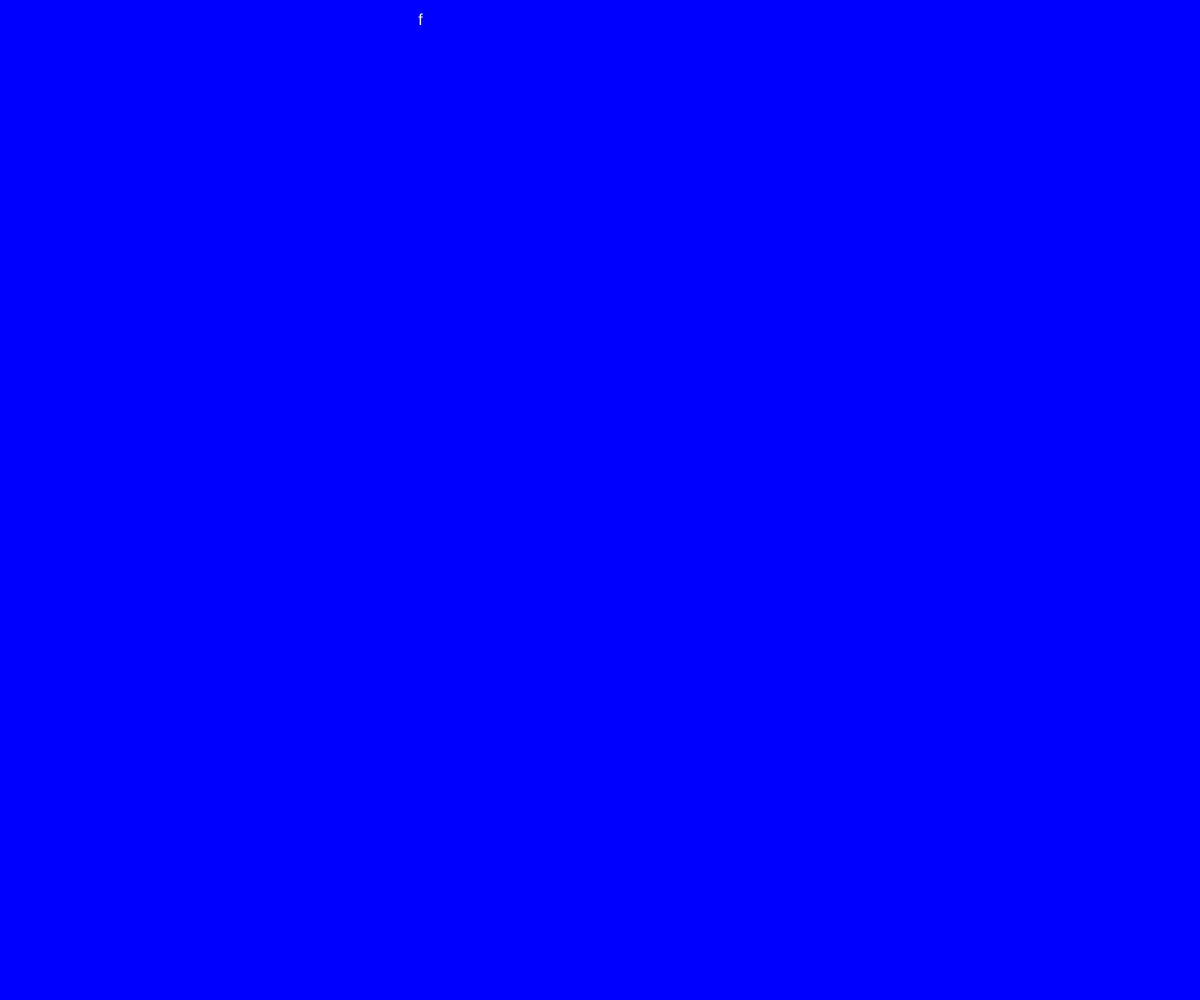
Frame 1 (no input)
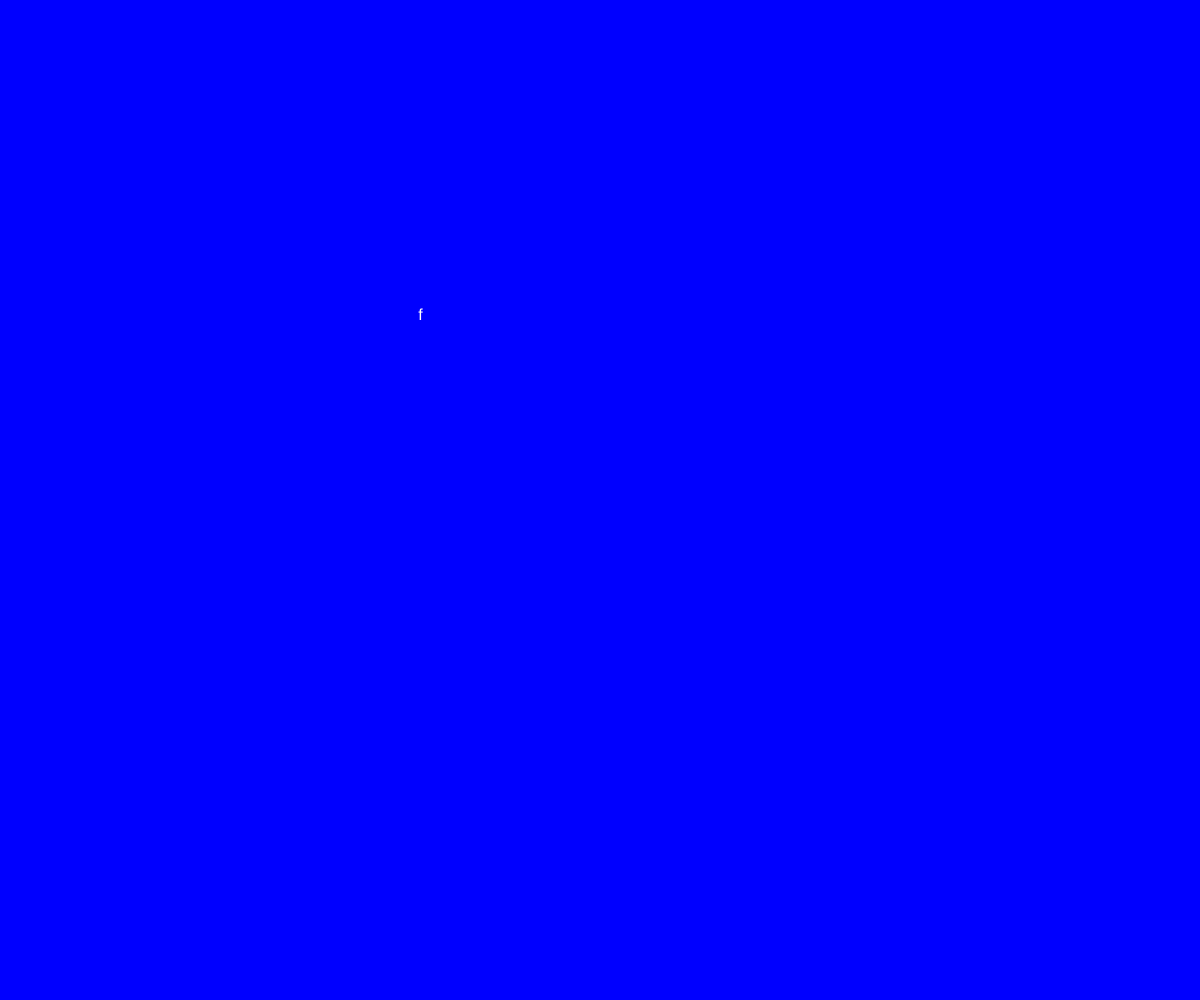
Frame 60 (no input)
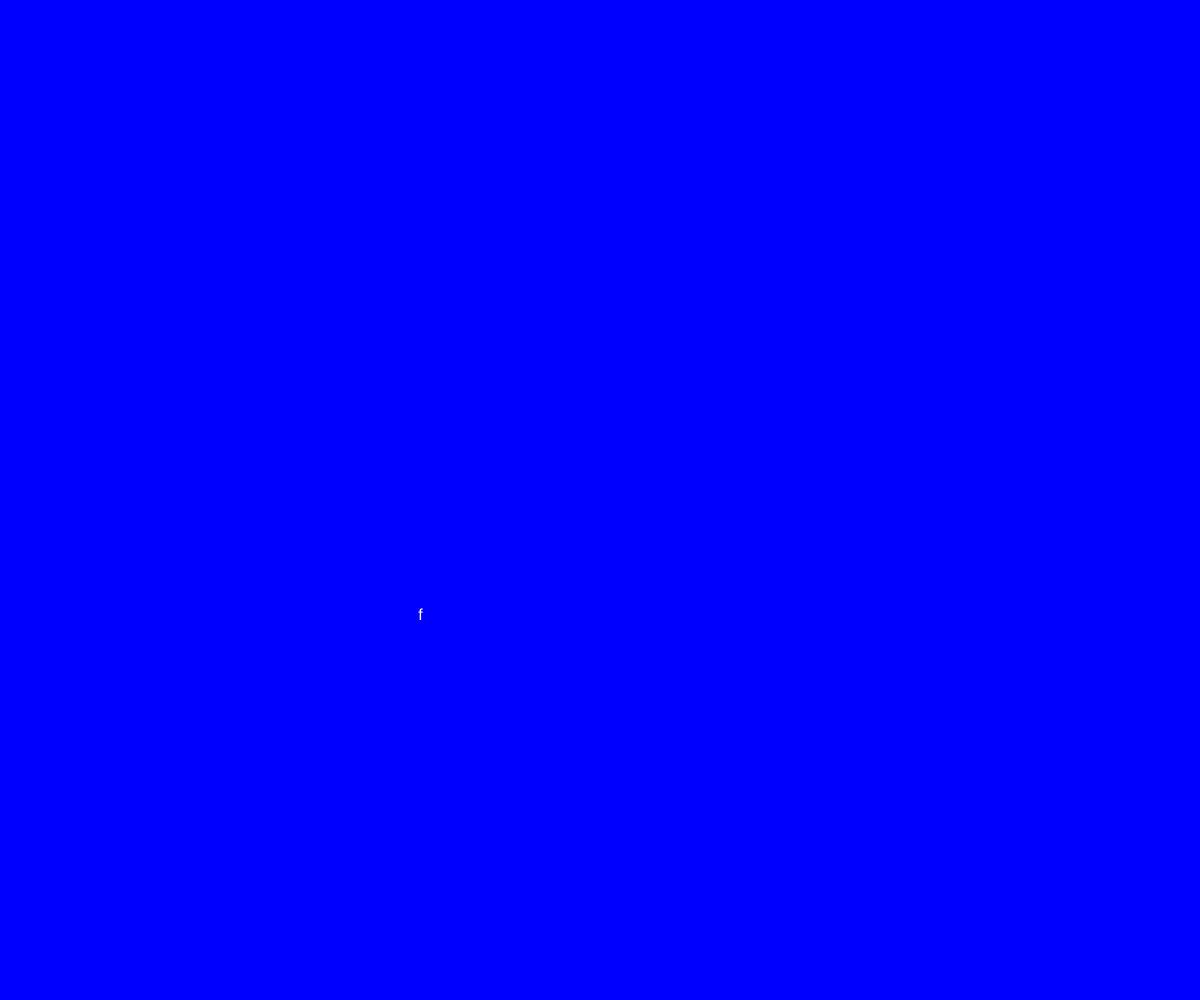
Frame 120 (the mouse pressed at the canvas centre since frame 60)

The p5.js sketch that drew these frames (run headless with seeded random() and noise() and a simulated clock; from frame 60 on, the mouse is pressed at the canvas centre):

// p5.js sketch
// ── sketch.js
let words = ['a', 'b', 'c', 'd','e','f','g'];
let word = "";
let boom = {};

function setup() {
  createCanvas(windowWidth, windowHeight);
  word = random(words);
  boom[word]=[random(10,width-10),20];
  word = random(words);
  boom[word]=[random(10,width-10),20];
}

function draw() {
  background(color(0, 0, 255));
  fill(255,255,255);
  textSize(16);
  for(let w in boom){
    if (boom[w][1] < height){
      boom[w][1] += 5 ;
    }
    text(w, boom[w][0], boom[w][1]);  
  }
}


function keyPressed() {
  if (value === 0) {
    value = 255;
  } else {
    value = 0;
  }
}
